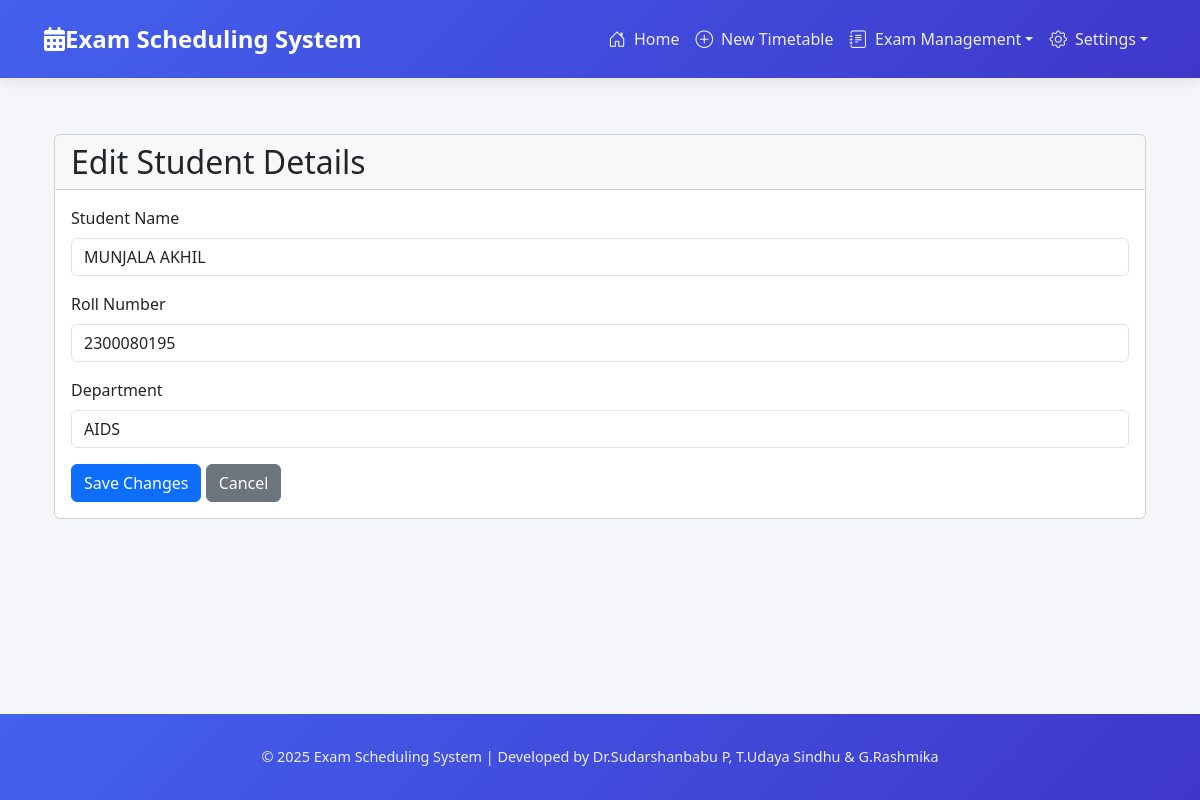
/halls/exam/155/student/244/edit/, run on the app's committed database.
### exams/models.py (models this page shows, shortened)
class Student(models.Model):
    name = models.CharField(max_length=100)
    roll_number = models.CharField(max_length=20, unique=True)
    semester = models.IntegerField()
    department = models.CharField(max_length=100)
    courses = models.ManyToManyField(Course, related_name='students')
    hostel_block = models.CharField(max_length=50, blank=True, null=True)
    room_number = models.CharField(max_length=10, blank=True, null=True)

### exams/views.py (the view, shortened to what this page needs)
# urls.py: path('exam/<int:exam_id>/student/<int:student_id>/edit/', views.edit_student_allocation, name='edit_student_allocation'),
def edit_student_allocation(request, exam_id, student_id):
    exam = get_object_or_404(Exam, id=exam_id)
    student = get_object_or_404(Student, id=student_id)
    return render(request, 'exams/edit_student_allocation.html', {
        'exam': exam,
        'student': student
    })

### exams/templates/exams/edit_student_allocation.html (shortened to what this page needs)
{% extends 'base.html' %}
{% load static %}
{% block content %}
<div class="container mt-4">
    <div class="card">
        <div class="card-header">
            <h2 class="mb-0">Edit Student Details</h2>
        </div>
        <div class="card-body">
            <form method="post">
                <div class="mb-3">
                    <label for="name" class="form-label">Student Name</label>
                    <input type="text" class="form-control" id="name" name="name" value="{{ student.name }}" required>
                </div>
                <div class="mb-3">
                    <label for="roll_number" class="form-label">Roll Number</label>
                    <input type="text" class="form-control" id="roll_number" name="roll_number" value="{{ student.roll_number }}" required>
                </div>
                <div class="mb-3">
                    <label for="department" class="form-label">Department</label>
                    <input type="text" class="form-control" id="department" name="department" value="{{ student.department }}" required>
                </div>
                <div class="mt-3">
                    <button type="submit" class="btn btn-primary">Save Changes</button>
                    <a href="{% url 'allocate_seats' exam.id %}" class="btn btn-secondary">Cancel</a>
                </div>
            </form>
        </div>
    </div>
</div>
{% endblock %}

### templates/base.html (style rules this page uses)
:root { --primary-color: #4361ee; --secondary-color: #3f37c9; --accent-color: #4895ef; --light-color: #f8f9fa; --dark-color: #212529; --success-color: #2ecc71; --danger-color: #e74c3c; --warning-color: #f39c12; --info-color: #3498db; }
body { background-color: #f5f6fa; font-family: 'Segoe UI', Tahoma, Geneva, Verdana, sans-serif; min-height: 100vh; display: flex; flex-direction: column; }

### data on the page
Student: name "MUNJALA AKHIL", roll_number "2300080195", department "AIDS"
